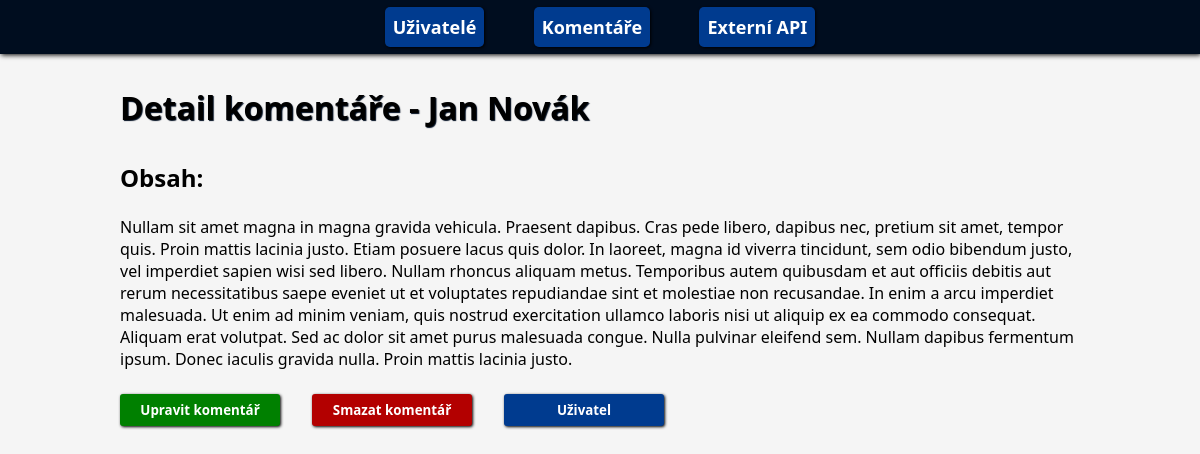
The page /39/detail_komentare/ on the database its author committed.
### sprava/models.py (models this page shows, shortened)
class Komentare(models.Model):
    uzivatel = models.ForeignKey(Uzivatel, verbose_name = "Uživatel", on_delete = models.CASCADE)
    datum = models.DateTimeField(auto_now_add=True)
    obsah = models.TextField()
    class Meta:
     verbose_name = "Komentář"
     verbose_name_plural = "Komentáře"

class Uzivatel(models.Model):
    jmeno = models.CharField(max_length=20,verbose_name = "Jméno")
    datum_narozeni = models.DateField(verbose_name = "Datum narození")
    class Meta:
     verbose_name = "Uživatel"
     verbose_name_plural = "Uživatelé"
    def __str__(self):
        return f"{self.jmeno}"

### sprava/views.py (the view, shortened to what this page needs)
# urls.py: path("<int:pk>/detail_komentare/",views.DetailKomentar.as_view(),name="DetailKomentare")
class DetailKomentar(generic.DetailView):
    model = Komentare
    template_name = "sprava/detail_komentare.html"
    def get(self,request,pk):
        try:
            komentar = self.get_object()
        except:
            return redirect("index")
        return render(request,self.template_name,{"komentar":komentar})

### sprava/templates/sprava/detail_komentare.html (shortened to what this page needs)
{% extends "base.html" %}
{% block content %}
<h1>Detail komentáře - {{komentar.uzivatel}}</h1>
<h2>Obsah:</h2>
<br>
{{komentar.obsah}}
<form method="POST">
<div class="tlacitka"><button name="upravit" class="edit">Upravit komentář</button> <button name="smazat" class="smaz">Smazat komentář</button><button name="zpet" class="zpet">Uživatel</button></div>
</form>
{% endblock %}

### sprava/static/css/style.css (style rules this page uses)
* { margin: 0; padding: 0; box-sizing: border-box; font-family: system-ui, -apple-system, BlinkMacSystemFont, 'Segoe UI', Roboto, Oxygen, Ubuntu, Cantarell, 'Open Sans', 'Helvetica Neue', sans-serif; }
body { background-color: whitesmoke; }
h1 { margin-bottom: 1em; text-shadow: 1px 1px 1px rgb(0, 13, 31); }
.tlacitka { display: flex; flex-direction: row; margin-top: 1.5rem; }
.vytvor,.zobraz,.edit,.smaz,.uloz,.zpet { display: flex; flex-direction: row; justify-content: center; background-color: rgb(0, 59, 143); width: 10rem; height: 2rem; border-radius: 3px; border: none; box-shadow: 1px 1px 3px black; font-weight: bold; align-items: center; text-decoration: none; color: white; margin-bottom: 2rem; }
.edit { background-color: green; }
.zpet { margin-left: 2rem; }
.smaz { margin-left: 2rem; background-color: rgb(179, 0, 0); }

### rows shown on the page
Komentare: uzivatel "Jan Novák", obsah "Nullam sit amet magna in magna gravida vehicula. Praesent dapibus. Cras pede libero, dapibus nec, pretium sit amet, tempor quis. Proin mattis lacinia justo. Etiam posuere lacus quis dolor. In laoreet, magna id viverra tincidunt, sem odio bibendum justo, vel imperdiet sapien wisi sed libero. Nullam rhoncus aliquam metus. Temporibus autem quibusdam et aut officiis debitis aut rerum necessitatibus saepe eveniet ut et voluptates repudiandae sint et molestiae non recusandae. In enim a arcu imperdiet malesuada. Ut enim ad minim veniam, quis nostrud exercitation ullamco laboris nisi ut aliquip ex ea commodo consequat. Aliquam erat volutpat. Sed ac dolor sit amet purus malesuada congue. Nulla…"
